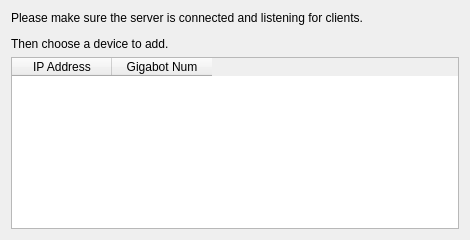
<?xml version="1.0" encoding="UTF-8"?>
<ui version="4.0">
 <class>addmachine</class>
 <widget class="QDialog" name="addmachine">
  <property name="geometry">
   <rect>
    <x>0</x>
    <y>0</y>
    <width>470</width>
    <height>240</height>
   </rect>
  </property>
  <property name="minimumSize">
   <size>
    <width>470</width>
    <height>240</height>
   </size>
  </property>
  <property name="maximumSize">
   <size>
    <width>470</width>
    <height>240</height>
   </size>
  </property>
  <property name="windowTitle">
   <string>Dialog</string>
  </property>
  <layout class="QVBoxLayout" name="verticalLayout">
   <item>
    <widget class="QLabel" name="Text">
     <property name="text">
      <string>&lt;html&gt;&lt;head/&gt;&lt;body&gt;&lt;p&gt;Please make sure the server is connected and listening for clients.&lt;/p&gt;&lt;p&gt;Then choose a device to add.&lt;/p&gt;&lt;/body&gt;&lt;/html&gt;</string>
     </property>
    </widget>
   </item>
   <item>
    <widget class="QTableWidget" name="Devices">
     <column>
      <property name="text">
       <string>IP Address</string>
      </property>
      <property name="textAlignment">
       <set>AlignCenter</set>
      </property>
     </column>
     <column>
      <property name="text">
       <string>Gigabot Num</string>
      </property>
      <property name="textAlignment">
       <set>AlignCenter</set>
      </property>
     </column>
    </widget>
   </item>
  </layout>
 </widget>
 <resources/>
 <connections/>
</ui>
